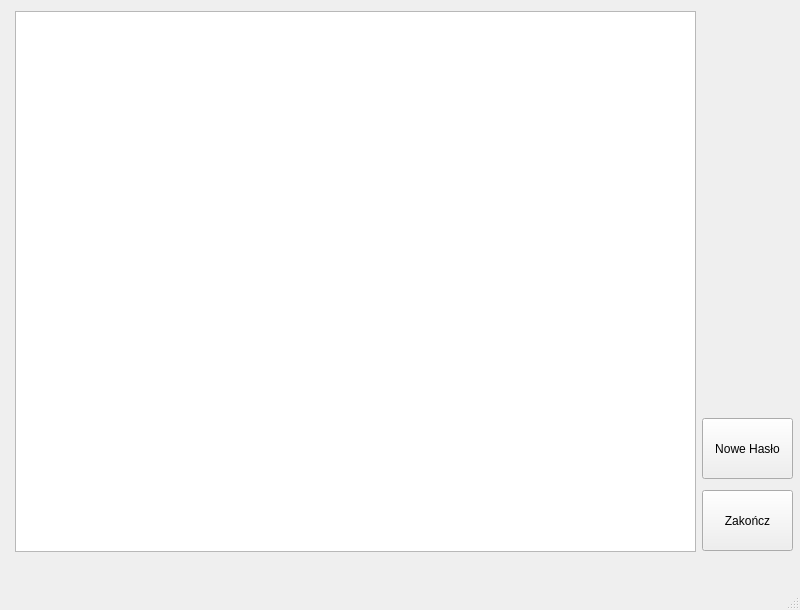
<?xml version="1.0" encoding="UTF-8"?>
<ui version="4.0">
 <class>MainWindow</class>
 <widget class="QMainWindow" name="MainWindow">
  <property name="geometry">
   <rect>
    <x>0</x>
    <y>0</y>
    <width>800</width>
    <height>610</height>
   </rect>
  </property>
  <property name="minimumSize">
   <size>
    <width>800</width>
    <height>610</height>
   </size>
  </property>
  <property name="maximumSize">
   <size>
    <width>800</width>
    <height>610</height>
   </size>
  </property>
  <property name="windowTitle">
   <string>MainWindow</string>
  </property>
  <widget class="QWidget" name="centralwidget">
   <widget class="QPushButton" name="quitButton">
    <property name="geometry">
     <rect>
      <x>702</x>
      <y>490</y>
      <width>91</width>
      <height>61</height>
     </rect>
    </property>
    <property name="text">
     <string>Zakończ</string>
    </property>
   </widget>
   <widget class="QTableWidget" name="passwordsShower">
    <property name="geometry">
     <rect>
      <x>15</x>
      <y>11</y>
      <width>681</width>
      <height>541</height>
     </rect>
    </property>
    <property name="sizeAdjustPolicy">
     <enum>QAbstractScrollArea::AdjustToContents</enum>
    </property>
    <property name="editTriggers">
     <set>QAbstractItemView::NoEditTriggers</set>
    </property>
    <property name="columnCount">
     <number>0</number>
    </property>
   </widget>
   <widget class="QPushButton" name="addPassword">
    <property name="geometry">
     <rect>
      <x>702</x>
      <y>418</y>
      <width>91</width>
      <height>61</height>
     </rect>
    </property>
    <property name="text">
     <string>Nowe Hasło</string>
    </property>
   </widget>
  </widget>
  <widget class="QMenuBar" name="menubar">
   <property name="geometry">
    <rect>
     <x>0</x>
     <y>0</y>
     <width>800</width>
     <height>25</height>
    </rect>
   </property>
  </widget>
  <widget class="QStatusBar" name="statusbar"/>
 </widget>
 <resources/>
 <connections/>
</ui>
